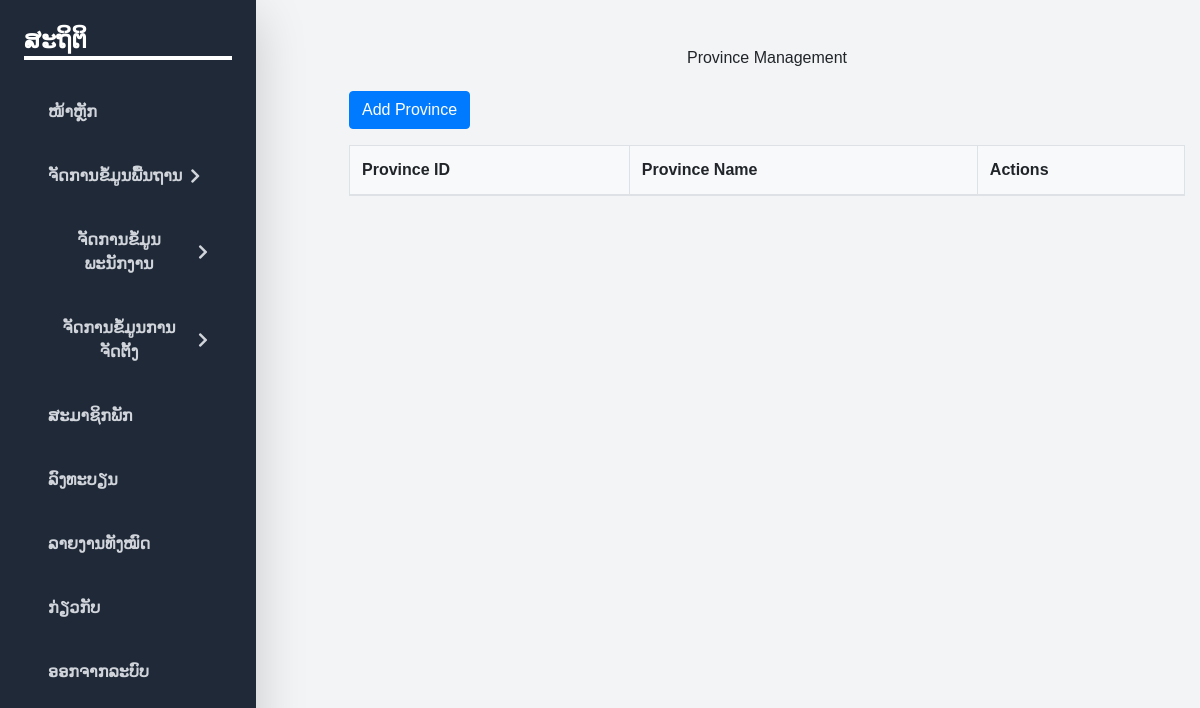
The page /province.php (signed in) on the database as committed earlier.
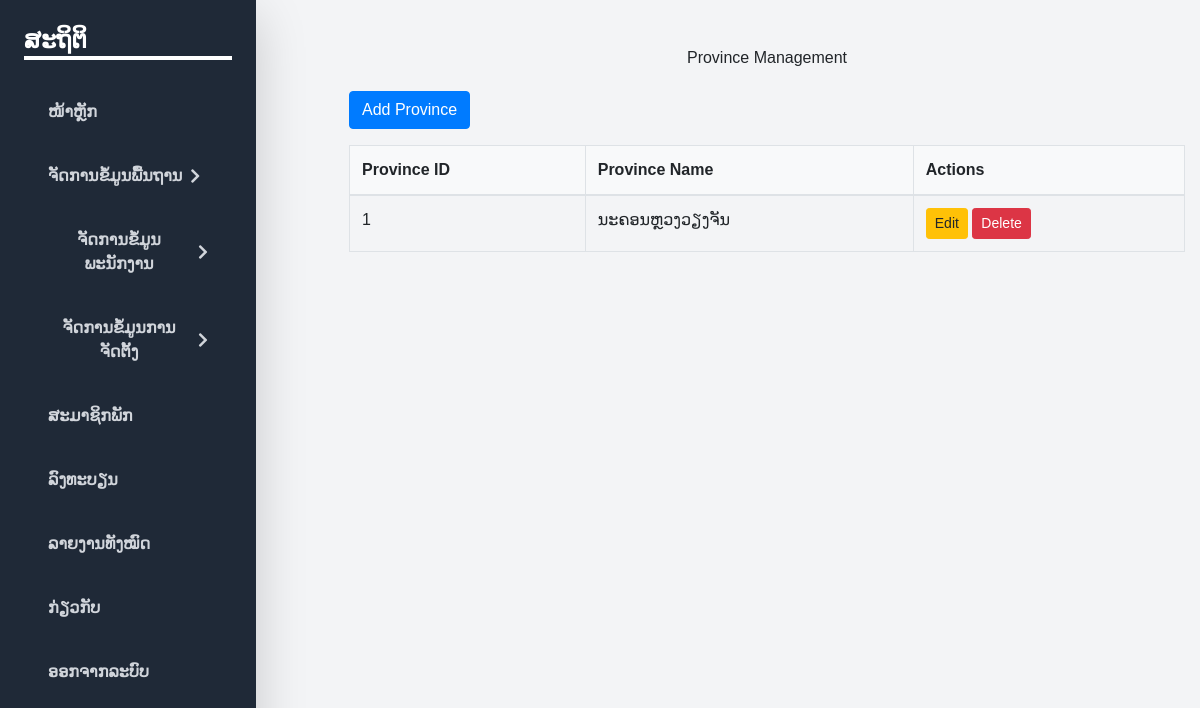
The same page on the database as committed later.
### tables this page shows
CREATE TABLE `provinces` (
  `id` int(11) NOT NULL,
  `name` varchar(255) NOT NULL
);

### province.php (the view, shortened to what this page needs)
<?php
$is_admin = isset($_SESSION['role']) && $_SESSION['role'] === 'admin';
include 'dbconnection.php';
$query = "SELECT * FROM provinces";
$provinces = $conn->query($query);
?>
<!DOCTYPE html>
<html lang="en">
<head>
    <link rel="stylesheet" href="https://stackpath.bootstrapcdn.com/bootstrap/4.5.2/css/bootstrap.min.css">
</head>
<body>
    <?php include("nav.php"); ?>
    <div class="container mt-5 mx-auto">
        <h1 class="mb-4 text-center">Province Management</h1>
        <?php if ($is_admin): ?>
            <button type="button" class="btn btn-primary mb-3" data-toggle="modal" data-target="#provinceModal" onclick="openModal('create')">
                Add Province
            </button>
        <?php endif; ?>
        <div class="table-container">
            <table class="table table-bordered">
                <thead>
                    <tr>
                        <th>Province ID</th>
                        <th>Province Name</th>
                        <?php if ($is_admin): ?>
                            <th>Actions</th>
                        <?php endif; ?>
                    </tr>
                </thead>
                <tbody>
                    <?php while ($province = $provinces->fetch_assoc()): ?>
                        <tr>
                            <td><?php echo htmlspecialchars($province['id']); ?></td>
                            <td><?php echo htmlspecialchars($province['name']); ?></td>
                            <?php if ($is_admin): ?>
                                <td>
                                    <button type="button" class="btn btn-warning btn-sm" data-toggle="modal" data-target="#provinceModal" onclick='openModal("update", <?php echo json_encode($province); ?>)'>
                                        Edit
                                    </button>
                                    <button type="button" class="btn btn-danger btn-sm" data-toggle="modal" data-target="#deleteModal" onclick='openDeleteModal(<?php echo $province['id']; ?>)'>
                                        Delete
                                    </button>
                                </td>
                            <?php endif; ?>
                        </tr>
                    <?php endwhile; ?>
                </tbody>
            </table>
        </div>
    </div>
</body>
</html>

Rows that differ between the two databases and show on the page:
added provinces: id "1", name "ນະຄອນຫຼວງວຽງຈັນ"
